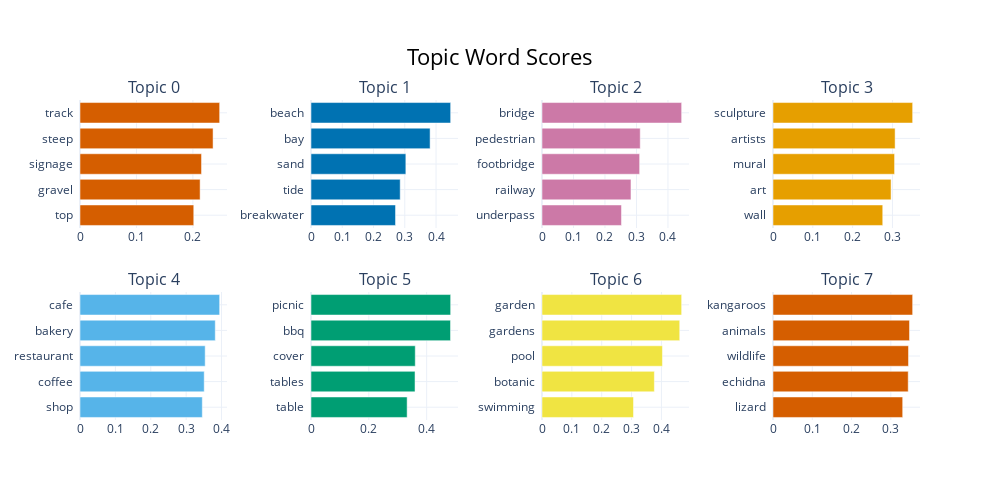

The notebook cell this image was saved under:
### Code cell
fig = topic_model.visualize_barchart()

if not overwrite and os.path.isfile(barchart_html_path):
    logger.info('figure is already saved in HTML and image formats')
else:
    fig.write_html(barchart_html_path)
    fig.write_image(barchart_image_path)
    logger.info(f'figures saved in: \n\t{barchart_html_path}\n\t{barchart_image_path}')

fig

### Figure 1 — Plotly figure (JSON) as saved in the notebook; plotly's stock layout.template omitted (floating-point values rounded to 4 significant figures)
{"data": [{"marker": {"color": "#D55E00"}, "orientation": "h", "type": "bar", "x": [0.2015, 0.2128, 0.2153, 0.2358, 0.2474], "xaxis": "x", "y": ["top  ", "gravel  ", "signage  ", "steep  ", "track  "], "yaxis": "y"}, {"marker": {"color": "#0072B2"}, "orientation": "h", "type": "bar", "x": [0.2703, 0.2853, 0.3034, 0.3809, 0.4467], "xaxis": "x2", "y": ["breakwater  ", "tide  ", "sand  ", "bay  ", "beach  "], "yaxis": "y2"}, {"marker": {"color": "#CC79A7"}, "orientation": "h", "type": "bar", "x": [0.2524, 0.2825, 0.3101, 0.312, 0.4435], "xaxis": "x3", "y": ["underpass  ", "railway  ", "footbridge  ", "pedestrian  ", "bridge  "], "yaxis": "y3"}, {"marker": {"color": "#E69F00"}, "orientation": "h", "type": "bar", "x": [0.2757, 0.2965, 0.3054, 0.3067, 0.3508], "xaxis": "x4", "y": ["wall  ", "art  ", "mural  ", "artists  ", "sculpture  "], "yaxis": "y4"}, {"marker": {"color": "#56B4E9"}, "orientation": "h", "type": "bar", "x": [0.3457, 0.3511, 0.3538, 0.3823, 0.3947], "xaxis": "x5", "y": ["shop  ", "coffee  ", "restaurant  ", "bakery  ", "cafe  "], "yaxis": "y5"}, {"marker": {"color": "#009E73"}, "orientation": "h", "type": "bar", "x": [0.3325, 0.3597, 0.3605, 0.4824, 0.4829], "xaxis": "x6", "y": ["table  ", "tables  ", "cover  ", "bbq  ", "picnic  "], "yaxis": "y6"}, {"marker": {"color": "#F0E442"}, "orientation": "h", "type": "bar", "x": [0.3065, 0.3764, 0.4035, 0.4613, 0.4678], "xaxis": "x7", "y": ["swimming  ", "botanic  ", "pool  ", "gardens  ", "garden  "], "yaxis": "y7"}, {"marker": {"color": "#D55E00"}, "orientation": "h", "type": "bar", "x": [0.3302, 0.3443, 0.345, 0.3476, 0.3556], "xaxis": "x8", "y": ["lizard  ", "echidna  ", "wildlife  ", "animals  ", "kangaroos  "], "yaxis": "y8"}], "layout": {"annotations": [{"font": {"size": 16}, "showarrow": false, "text": "Topic 0", "x": 0.0875, "xanchor": "center", "xref": "paper", "y": 1, "yanchor": "bottom", "yref": "paper"}, {"font": {"size": 16}, "showarrow": false, "text": "Topic 1", "x": 0.3625, "xanchor": "center", "xref": "paper", "y": 1, "yanchor": "bottom", "yref": "paper"}, {"font": {"size": 16}, "showarrow": false, "text": "Topic 2", "x": 0.6375, "xanchor": "center", "xref": "paper", "y": 1, "yanchor": "bottom", "yref": "paper"}, {"font": {"size": 16}, "showarrow": false, "text": "Topic 3", "x": 0.9125, "xanchor": "center", "xref": "paper", "y": 1, "yanchor": "bottom", "yref": "paper"}, {"font": {"size": 16}, "showarrow": false, "text": "Topic 4", "x": 0.0875, "xanchor": "center", "xref": "paper", "y": 0.4, "yanchor": "bottom", "yref": "paper"}, {"font": {"size": 16}, "showarrow": false, "text": "Topic 5", "x": 0.3625, "xanchor": "center", "xref": "paper", "y": 0.4, "yanchor": "bottom", "yref": "paper"}, {"font": {"size": 16}, "showarrow": false, "text": "Topic 6", "x": 0.6375, "xanchor": "center", "xref": "paper", "y": 0.4, "yanchor": "bottom", "yref": "paper"}, {"font": {"size": 16}, "showarrow": false, "text": "Topic 7", "x": 0.9125, "xanchor": "center", "xref": "paper", "y": 0.4, "yanchor": "bottom", "yref": "paper"}], "height": 500, "hoverlabel": {"bgcolor": "white", "font": {"family": "Rockwell", "size": 16}}, "showlegend": false, "title": {"font": {"color": "Black", "size": 22}, "text": "Topic Word Scores", "x": 0.5, "xanchor": "center", "yanchor": "top"}, "width": 1000, "xaxis": {"anchor": "y", "autorange": true, "domain": [0, 0.175], "range": [0, 0.2604], "showgrid": true, "type": "linear"}, "xaxis2": {"anchor": "y2", "autorange": true, "domain": [0.275, 0.45], "range": [0, 0.4702], "showgrid": true, "type": "linear"}, "xaxis3": {"anchor": "y3", "autorange": true, "domain": [0.55, 0.725], "range": [0, 0.4668], "showgrid": true, "type": "linear"}, "xaxis4": {"anchor": "y4", "autorange": true, "domain": [0.825, 1], "range": [0, 0.3692], "showgrid": true, "type": "linear"}, "xaxis5": {"anchor": "y5", "autorange": true, "domain": [0, 0.175], "range": [0, 0.4155], "showgrid": true, "type": "linear"}, "xaxis6": {"anchor": "y6", "autorange": true, "domain": [0.275, 0.45], "range": [0, 0.5083], "showgrid": true, "type": "linear"}, "xaxis7": {"anchor": "y7", "autorange": true, "domain": [0.55, 0.725], "range": [0, 0.4924], "showgrid": true, "type": "linear"}, "xaxis8": {"anchor": "y8", "autorange": true, "domain": [0.825, 1], "range": [0, 0.3743], "showgrid": true, "type": "linear"}, "yaxis": {"anchor": "x", "autorange": true, "domain": [0.6, 1], "range": [-0.5, 4.5], "showgrid": true, "type": "category"}, "yaxis2": {"anchor": "x2", "autorange": true, "domain": [0.6, 1], "range": [-0.5, 4.5], "showgrid": true, "type": "category"}, "yaxis3": {"anchor": "x3", "autorange": true, "domain": [0.6, 1], "range": [-0.5, 4.5], "showgrid": true, "type": "category"}, "yaxis4": {"anchor": "x4", "autorange": true, "domain": [0.6, 1], "range": [-0.5, 4.5], "showgrid": true, "type": "category"}, "yaxis5": {"anchor": "x5", "autorange": true, "domain": [0, 0.4], "range": [-0.5, 4.5], "showgrid": true, "type": "category"}, "yaxis6": {"anchor": "x6", "autorange": true, "domain": [0, 0.4], "range": [-0.5, 4.5], "showgrid": true, "type": "category"}, "yaxis7": {"anchor": "x7", "autorange": true, "domain": [0, 0.4], "range": [-0.5, 4.5], "showgrid": true, "type": "category"}, "yaxis8": {"anchor": "x8", "autorange": true, "domain": [0, 0.4], "range": [-0.5, 4.5], "showgrid": true, "type": "category"}}}
